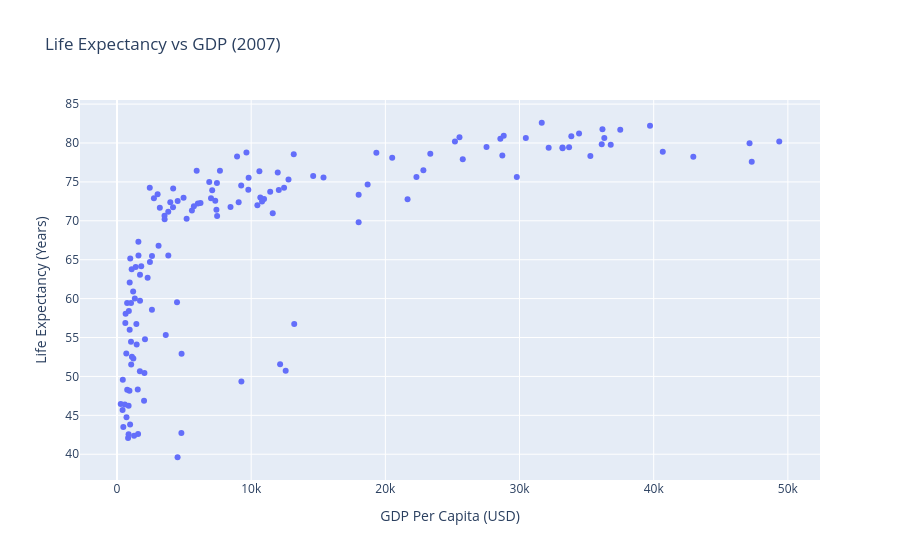

Notebook code for this chart:
### Markdown cell above
##### 1. Chart Title and Axis Labels

Use the `title` argument for the chart title and` labels` to rename axes.

### Code cell
fig = px.scatter(df_2007, 
                 x="gdpPercap", 
                 y="lifeExp", 
                 title="Life Expectancy vs GDP (2007)",
                 labels={"gdpPercap": "GDP Per Capita (USD)", 
                         "lifeExp": "Life Expectancy (Years)"})
fig.show()

### Figure 1 — Plotly figure (JSON) as saved in the notebook; plotly's stock layout.template omitted (floating-point values rounded to 4 significant figures; data arrays with more than 128 entries replaced by an {"elided": "..."} marker saying what was removed)
{"data": [{"hovertemplate": "GDP Per Capita (USD)=%{x}<br>Life Expectancy (Years)=%{y}<extra></extra>", "legendgroup": "", "marker": {"color": "#636efa", "symbol": "circle"}, "mode": "markers", "name": "", "orientation": "v", "showlegend": false, "type": "scatter", "x": {"elided": "142 float values"}, "xaxis": "x", "y": {"elided": "142 float values"}, "yaxis": "y"}], "layout": {"legend": {"tracegroupgap": 0}, "title": {"text": "Life Expectancy vs GDP (2007)"}, "xaxis": {"anchor": "y", "domain": [0, 1], "title": {"text": "GDP Per Capita (USD)"}}, "yaxis": {"anchor": "x", "domain": [0, 1], "title": {"text": "Life Expectancy (Years)"}}}}
